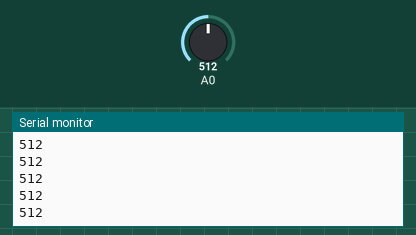
Recording of a sketch running on a simulated Arduino Uno, built with avr-gcc and run on an emulated ATmega328P. Shown: the last lines printed to the serial monitor. Inputs (shaded band) come from the test bench; at power-on: A0 = 512.

Above: at 1.2 s.
1.3 s: A0 set to 716
At 1.31 s:
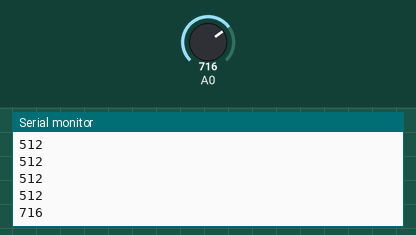
2.8 s: A0 set to 900
At 2.81 s:
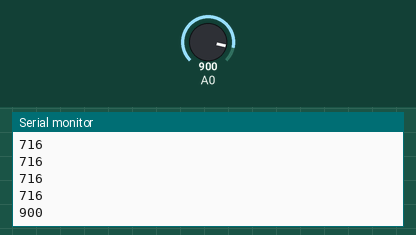
Timing chart, 0 to 5.8 s (numbered marks = the images above; inputs shaded):
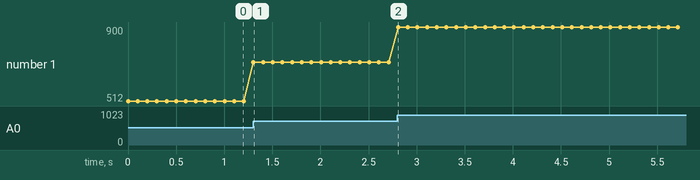

Measured:
- after the input at 1.3 s, the serial monitor: prints a new line at once (image 1)
- after the input at 2.8 s, the serial monitor: prints a new line at once (image 2)
- plotted number 1: 512 → 716 after the input at 1.3 s, 716 → 900 after the input at 2.8 s

The sketch:

forceResistor.ino
```cpp
int glassWeight = 50; // this is how much the glass weight.
void setup() {
	// open serial port
	Serial.begin(9600);
}

void loop() {
	// read and send the value of analog sensor
        long raw_val = analogRead(A0);


        //is their a cup is over the coaster?
        if(raw_val > glassWeight) {
          // yes, the cup is over the coaster so send data.
          Serial.println(raw_val);
      }
      // else, leave the last value catched.
      // Because we don't need to know everytime you take a sip, we need to know if the bottle is empty.

       delay(100);
}
```
